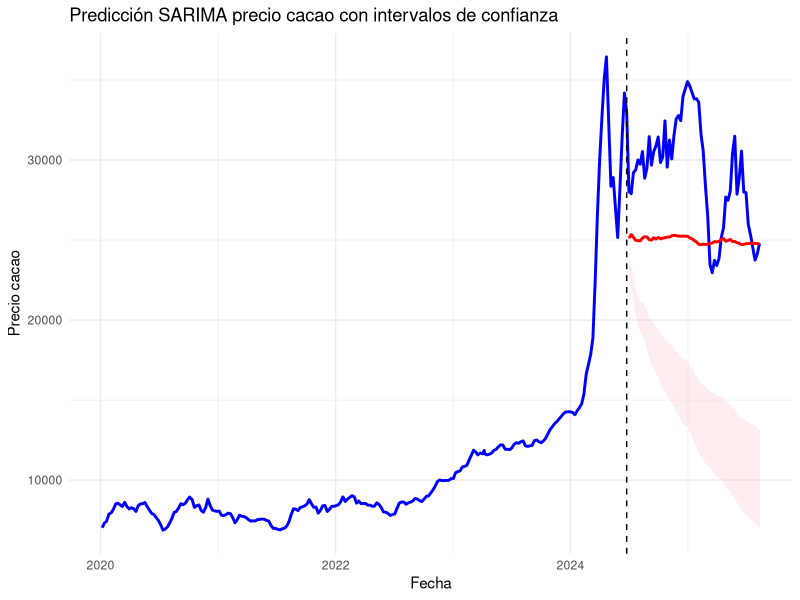

The R script that drew this image:
install.packages("readxl")
install.packages("forecast")
install.packages("ggplot2")
install.packages("dplyr")

# 1. Librerías y datos ----
library(readxl)
library(forecast)
library(ggplot2)
library(dplyr)

df <- read_excel("DatosAgroNet_limpio.xlsx")
# Supón que la columna de precios es COP_kg
df_total <- df
train_size <- floor(0.8 * nrow(df_total))
test_size <- nrow(df_total) - train_size
df_train <- df_total[1:train_size, ]
df_test <- df_total[(train_size+1):nrow(df_total), ]


# 4. Predicción y métricas ----
modelo_manual <- Arima(df$`COP/kg`, order = c(2, 1, 2), seasonal = list(order = c(0, 0, 1), period = 52))
fc_final <- forecast(modelo_manual, h = test_size)
pred <- fc_final$mean
conf_int <- fc_final$lower[,2:1]; # 95% por defecto

mae <- mean(abs(df_test$`COP/kg` - pred))
rmse <- sqrt(mean((df_test$`COP/kg` - pred)^2))
cat("MAE:", mae, "\nRMSE:", rmse, "\n")

# 5. Gráfica resultados ----
datos_plot <- data.frame(
  Fecha = c(df_total$Fecha),
  COP_kg = c(df_total$`COP/kg`)
)
pred_df <- data.frame(
  Fecha = df_test$Fecha,
  Prediccion = pred,
  Lower = conf_int[,1],
  Upper = conf_int[,2]
)
ggplot() +
  geom_line(data = datos_plot, aes(x = Fecha, y = COP_kg), color = "blue", size = 1) +
  geom_line(data = pred_df, aes(x = Fecha, y = Prediccion), color = "red", size = 1) +
  geom_ribbon(data = pred_df, aes(x = Fecha, ymin = Lower, ymax = Upper), fill="pink", alpha=0.3) +
  geom_vline(xintercept = datos_plot$Fecha[train_size], linetype="dashed") +
  labs(title = "Predicción SARIMA precio cacao con intervalos de confianza",
       x = "Fecha", y = "Precio cacao") +
  theme_minimal()
